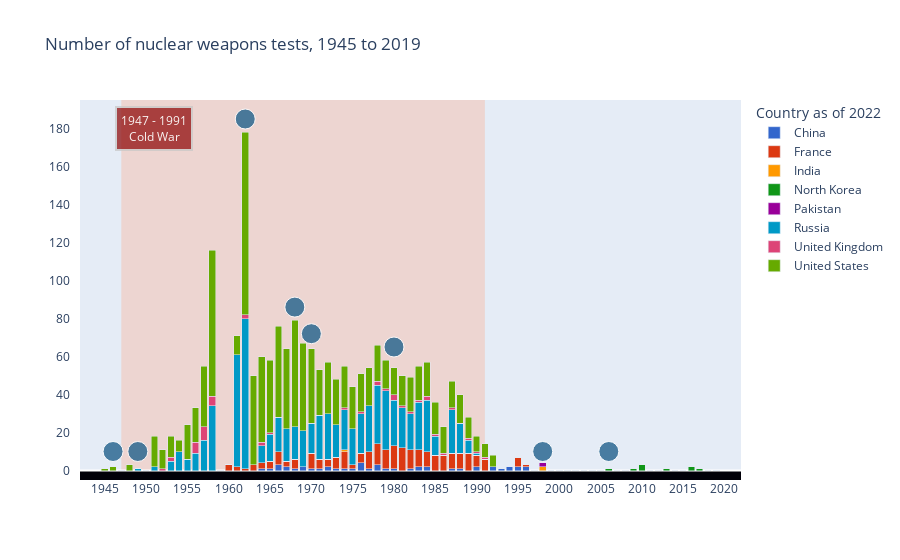

This figure's notebook cell:
### Code cell
#import streamlit as st
import pandas as pd
# import matplotlib.pyplot as plt
import plotly.express as px
import plotly.graph_objects as go
from urllib.request import urlopen
import json
from copy import deepcopy

#@st.cache
def load_data(path):
    df = pd.read_csv(path)
    return df

# Read in the data
# df_raw = load_data(path="data/share-of-individuals-using-the-internet.csv")
# df_int = deepcopy(df_raw)

df3 = pd.read_csv("data/nuclear_weapons_tests_states.csv")

# Add title and header
#st.title("Number of nuclear weapons tests, 1945 to 2019")
#st.caption("This interactive chart shows the number of nuclear weapons tests conducted since 1945. We can see that the Cold War was a very active period of nuclear weapons development. Although nuclear weapons were only ever used in warfare during the Second World War, there have been many tests conducted since then.")

# Setting up columns
# left_column, middle_column, right_column = st.columns([3, 1, 1])

# Plotting

fig3 = px.bar(
        data_frame=df3.sort_values(by=["country_name"]),
        x=df3["year"],
        y=df3["nuclear_weapons_tests"],
        color=df3["country_name"],
        barmode="stack",
        height=600,
        hover_name=df3["country_name"],
        #hover_data="Test <extra></extra>",
        #labels=,
        title="Number of nuclear weapons tests, 1945 to 2019",
        labels={"color": "Country as of 2022", "x": "", "y": ""},
        color_discrete_sequence=px.colors.qualitative.G10
    )

hovertemp="%{y}"

fig3.update_traces(hovertemplate=hovertemp)

fig3.update_layout(
    xaxis=dict(
        range=[1942,2022],
        ticklabelstep=5,
        tickangle=0,
        tickmode="linear",
        showgrid=False,
        #position=0,
        #anchor="free"
    ),
    yaxis=dict(
        #tickmode="linear",
        #tick0=20,
        #ticklabelstep=20,
        dtick=20,
        range=[-5,195],
        #showgrid=False,
        griddash="dot",
        gridcolor="DarkGrey",
        gridwidth=0.01,
        #ticklabelstep=20,
        tickson="boundaries",
        ticksuffix="   ",
        #minor=dict(
        #    dtick=0.1,
        #    tick0=20),
        #tickmode="auto"

))

#fig3.update_yaxes(ticksuffix = "   ")

########## Cold War ##########

fig3.add_vrect(
    x0="1947", x1="1991",
    fillcolor="LightSalmon", opacity=0.3,
    layer="below", line_width=0,
),

fig3.add_annotation(
        x=1951,
        y=180,
        xref="x",
        yref="y",
        text="1947 - 1991<br>Cold War",
        showarrow=False,
        font=dict(
            #family="Courier New, monospace",
            size=12,
            color="#ffffff"
            ),
        align="center",
        arrowhead=2,
        arrowsize=1,
        arrowwidth=2,
        arrowcolor="#636363",
        #ax=65,
        #ay=-80,
        bordercolor="#c7c7c7",
        borderwidth=2,
        borderpad=4,
        bgcolor="DarkRed",
        opacity=0.7
        )

fig3.add_hrect(
    y0=-5, y1=0,
    fillcolor="#010008", opacity=1,
    layer="below", line_width=0,
),

fig3.add_scatter(
    x=[1946],
    y=[10],
    name="1945",
    showlegend=False,
    hovertemplate="<b>1945:</b><br>Atomic bombings of Hiroshima and Nagasaki<extra></extra>",
    marker=dict(
        size=20,
        color="#21618C",
        opacity=0.8,
        line_color="white",
        line_width=1,
))

fig3.add_scatter(
    x=[1949],
    y=[10],
    name="1949",
    showlegend=False,
    hovertemplate="<b>1949:</b><br>First successful test by USSR<extra></extra>",
    marker=dict(
        size=20,
        color="#21618C",
        opacity=0.8,
        line_color="white",
        line_width=1,
))

fig3.add_scatter(
    x=[1962],
    y=[185],
    name="1962",
    showlegend=False,
    hovertemplate="<b>1962:</b><br>Cuban Missile Crisis<extra></extra>",
    marker=dict(
        size=20,
        color="#21618C",
        opacity=0.8,
        line_color="white",
        line_width=1,
))

fig3.add_scatter(
    x=[1968],
    y=[86],
    name="1968",
    showlegend=False,
    hovertemplate="<b>1968:</b><br>Non-Proliferation Treaty<extra></extra>",
    marker=dict(
        size=20,
        color="#21618C",
        opacity=0.8,
        line_color="white",
        line_width=1,
))

fig3.add_scatter(
    x=[1970],
    y=[72],
    name="1969",
    showlegend=False,
    hovertemplate="<b>1969:</b><br>Détente began in 1969, as a core element of the foreign policy<br>of president Richard Nixon and his top advisor Henry Kissinger. They wanted to end<br>the containment policy and gain friendlier relations with the USSR and China.<extra></extra>",
    marker=dict(
        size=20,
        color="#21618C",
        opacity=0.8,
        line_color="white",
        line_width=1,
))

fig3.add_scatter(
    x=[1980],
    y=[65],
    name="1979",
    showlegend=False,
    hovertemplate="<b>1979:</b><br>Cold War flares up after Soviet invasion of Afghanistan<extra></extra>",
    marker=dict(
        size=20,
        color="#21618C",
        opacity=0.8,
        line_color="white",
        line_width=1,
))

fig3.add_scatter(
    x=[1998],
    y=[10],
    name="1998",
    showlegend=False,
    hovertemplate="<b>1998:</b><br>India test detonated five nuclear weapons. Domestic pressure<br>within Pakistan began to build which resulted in detonating six nuclear weapons.<extra></extra>",
    marker=dict(
        size=20,
        color="#21618C",
        opacity=0.8,
        line_color="white",
        line_width=1,
))

fig3.add_scatter(
    x=[2006],
    y=[10],
    name="2006",
    showlegend=False,
    hovertemplate="<b>2006:</b><br>First successful test by North Korea<extra></extra>",
    marker=dict(
        size=20,
        color="#21618C",
        opacity=0.8,
        line_color="white",
        line_width=1,
))

fig3.show()

#st.plotly_chart(fig3)

# Widgets: checkbox (you can replace st.xx with st.sidebar.xx)

### Figure 1 — Plotly figure (JSON) as saved in the notebook; plotly's stock layout.template omitted (floating-point values rounded to 4 significant figures)
{"data": [{"alignmentgroup": "True", "hovertemplate": "%{y}", "hovertext": ["China", "China", "China", "China", "China", "China", "China", "China", "China", "China", "China", "China", "China", "China", "China", "China", "China", "China", "China", "China", "China", "China", "China", "China", "China", "China", "China", "China", "China", "China", "China", "China", "China", "China", "China", "China", "China", "China", "China", "China", "China", "China", "China", "China", "China", "China", "China", "China", "China", "China", "China", "China", "China", "China", "China", "China", "China", "China", "China", "China", "China", "China", "China", "China", "China", "China", "China", "China", "China", "China", "China", "China", "China", "China", "China"], "legendgroup": "China", "marker": {"color": "#3366CC", "pattern": {"shape": ""}}, "name": "China", "offsetgroup": "China", "orientation": "v", "showlegend": true, "textposition": "auto", "type": "bar", "x": [1945, 1946, 1947, 1948, 1949, 1950, 1951, 1952, 1953, 1954, 1955, 1956, 1957, 1958, 1959, 1960, 1961, 1962, 1963, 1964, 1965, 1966, 1967, 1968, 1969, 1970, 1971, 1972, 1973, 1974, 1975, 1976, 1977, 1978, 1979, 1980, 1981, 1982, 1983, 1984, 1985, 1986, 1987, 1988, 1989, 1990, 1991, 1992, 1993, 1994, 1995, 1996, 1997, 1998, 1999, 2000, 2001, 2002, 2003, 2004, 2005, 2006, 2007, 2008, 2009, 2010, 2011, 2012, 2013, 2014, 2015, 2016, 2017, 2018, 2019], "xaxis": "x", "y": [0, 0, 0, 0, 0, 0, 0, 0, 0, 0, 0, 0, 0, 0, 0, 0, 0, 0, 0, 1, 1, 3, 2, 1, 2, 1, 1, 2, 1, 1, 1, 4, 1, 3, 1, 1, 0, 1, 2, 2, 0, 0, 1, 1, 0, 2, 0, 2, 1, 2, 2, 2, 0, 0, 0, 0, 0, 0, 0, 0, 0, 0, 0, 0, 0, 0, 0, 0, 0, 0, 0, 0, 0, 0, 0], "yaxis": "y"}, {"alignmentgroup": "True", "hovertemplate": "%{y}", "hovertext": ["France", "France", "France", "France", "France", "France", "France", "France", "France", "France", "France", "France", "France", "France", "France", "France", "France", "France", "France", "France", "France", "France", "France", "France", "France", "France", "France", "France", "France", "France", "France", "France", "France", "France", "France", "France", "France", "France", "France", "France", "France", "France", "France", "France", "France", "France", "France", "France", "France", "France", "France", "France", "France", "France", "France", "France", "France", "France", "France", "France", "France", "France", "France", "France", "France", "France", "France", "France", "France", "France", "France", "France", "France", "France", "France"], "legendgroup": "France", "marker": {"color": "#DC3912", "pattern": {"shape": ""}}, "name": "France", "offsetgroup": "France", "orientation": "v", "showlegend": true, "textposition": "auto", "type": "bar", "x": [1945, 1946, 1947, 1948, 1949, 1950, 1951, 1952, 1953, 1954, 1955, 1956, 1957, 1958, 1959, 1960, 1961, 1962, 1963, 1964, 1965, 1966, 1967, 1968, 1969, 1970, 1971, 1972, 1973, 1974, 1975, 1976, 1977, 1978, 1979, 1980, 1981, 1982, 1983, 1984, 1985, 1986, 1987, 1988, 1989, 1990, 1991, 1992, 1993, 1994, 1995, 1996, 1997, 1998, 1999, 2000, 2001, 2002, 2003, 2004, 2005, 2006, 2007, 2008, 2009, 2010, 2011, 2012, 2013, 2014, 2015, 2016, 2017, 2018, 2019], "xaxis": "x", "y": [0, 0, 0, 0, 0, 0, 0, 0, 0, 0, 0, 0, 0, 0, 0, 3, 2, 1, 3, 3, 4, 7, 3, 5, 0, 8, 5, 4, 6, 9, 2, 5, 9, 11, 10, 12, 12, 10, 9, 8, 8, 8, 8, 8, 9, 6, 6, 0, 0, 0, 5, 1, 0, 0, 0, 0, 0, 0, 0, 0, 0, 0, 0, 0, 0, 0, 0, 0, 0, 0, 0, 0, 0, 0, 0], "yaxis": "y"}, {"alignmentgroup": "True", "hovertemplate": "%{y}", "hovertext": ["India", "India", "India", "India", "India", "India", "India", "India", "India", "India", "India", "India", "India", "India", "India", "India", "India", "India", "India", "India", "India", "India", "India", "India", "India", "India", "India", "India", "India", "India", "India", "India", "India", "India", "India", "India", "India", "India", "India", "India", "India", "India", "India", "India", "India", "India", "India", "India", "India", "India", "India", "India", "India", "India", "India", "India", "India", "India", "India", "India", "India", "India", "India", "India", "India", "India", "India", "India", "India", "India", "India", "India", "India", "India", "India"], "legendgroup": "India", "marker": {"color": "#FF9900", "pattern": {"shape": ""}}, "name": "India", "offsetgroup": "India", "orientation": "v", "showlegend": true, "textposition": "auto", "type": "bar", "x": [1945, 1946, 1947, 1948, 1949, 1950, 1951, 1952, 1953, 1954, 1955, 1956, 1957, 1958, 1959, 1960, 1961, 1962, 1963, 1964, 1965, 1966, 1967, 1968, 1969, 1970, 1971, 1972, 1973, 1974, 1975, 1976, 1977, 1978, 1979, 1980, 1981, 1982, 1983, 1984, 1985, 1986, 1987, 1988, 1989, 1990, 1991, 1992, 1993, 1994, 1995, 1996, 1997, 1998, 1999, 2000, 2001, 2002, 2003, 2004, 2005, 2006, 2007, 2008, 2009, 2010, 2011, 2012, 2013, 2014, 2015, 2016, 2017, 2018, 2019], "xaxis": "x", "y": [0, 0, 0, 0, 0, 0, 0, 0, 0, 0, 0, 0, 0, 0, 0, 0, 0, 0, 0, 0, 0, 0, 0, 0, 0, 0, 0, 0, 0, 1, 0, 0, 0, 0, 0, 0, 0, 0, 0, 0, 0, 0, 0, 0, 0, 0, 0, 0, 0, 0, 0, 0, 0, 2, 0, 0, 0, 0, 0, 0, 0, 0, 0, 0, 0, 0, 0, 0, 0, 0, 0, 0, 0, 0, 0], "yaxis": "y"}, {"alignmentgroup": "True", "hovertemplate": "%{y}", "hovertext": ["North Korea", "North Korea", "North Korea", "North Korea", "North Korea", "North Korea", "North Korea", "North Korea", "North Korea", "North Korea", "North Korea", "North Korea", "North Korea", "North Korea", "North Korea", "North Korea", "North Korea", "North Korea", "North Korea", "North Korea", "North Korea", "North Korea", "North Korea", "North Korea", "North Korea", "North Korea", "North Korea", "North Korea", "North Korea", "North Korea", "North Korea", "North Korea", "North Korea", "North Korea", "North Korea", "North Korea", "North Korea", "North Korea", "North Korea", "North Korea", "North Korea", "North Korea", "North Korea", "North Korea", "North Korea", "North Korea", "North Korea", "North Korea", "North Korea", "North Korea", "North Korea", "North Korea", "North Korea", "North Korea", "North Korea", "North Korea", "North Korea", "North Korea", "North Korea", "North Korea", "North Korea", "North Korea", "North Korea", "North Korea", "North Korea", "North Korea", "North Korea", "North Korea", "North Korea", "North Korea", "North Korea", "North Korea", "North Korea", "North Korea", "North Korea"], "legendgroup": "North Korea", "marker": {"color": "#109618", "pattern": {"shape": ""}}, "name": "North Korea", "offsetgroup": "North Korea", "orientation": "v", "showlegend": true, "textposition": "auto", "type": "bar", "x": [1945, 1946, 1947, 1948, 1949, 1950, 1951, 1952, 1953, 1954, 1955, 1956, 1957, 1958, 1959, 1960, 1961, 1962, 1963, 1964, 1965, 1966, 1967, 1968, 1969, 1970, 1971, 1972, 1973, 1974, 1975, 1976, 1977, 1978, 1979, 1980, 1981, 1982, 1983, 1984, 1985, 1986, 1987, 1988, 1989, 1990, 1991, 1992, 1993, 1994, 1995, 1996, 1997, 1998, 1999, 2000, 2001, 2002, 2003, 2004, 2005, 2006, 2007, 2008, 2009, 2010, 2011, 2012, 2013, 2014, 2015, 2016, 2017, 2018, 2019], "xaxis": "x", "y": [0, 0, 0, 0, 0, 0, 0, 0, 0, 0, 0, 0, 0, 0, 0, 0, 0, 0, 0, 0, 0, 0, 0, 0, 0, 0, 0, 0, 0, 0, 0, 0, 0, 0, 0, 0, 0, 0, 0, 0, 0, 0, 0, 0, 0, 0, 0, 0, 0, 0, 0, 0, 0, 0, 0, 0, 0, 0, 0, 0, 0, 1, 0, 0, 1, 3, 0, 0, 1, 0, 0, 2, 1, 0, 0], "yaxis": "y"}, {"alignmentgroup": "True", "hovertemplate": "%{y}", "hovertext": ["Pakistan", "Pakistan", "Pakistan", "Pakistan", "Pakistan", "Pakistan", "Pakistan", "Pakistan", "Pakistan", "Pakistan", "Pakistan", "Pakistan", "Pakistan", "Pakistan", "Pakistan", "Pakistan", "Pakistan", "Pakistan", "Pakistan", "Pakistan", "Pakistan", "Pakistan", "Pakistan", "Pakistan", "Pakistan", "Pakistan", "Pakistan", "Pakistan", "Pakistan", "Pakistan", "Pakistan", "Pakistan", "Pakistan", "Pakistan", "Pakistan", "Pakistan", "Pakistan", "Pakistan", "Pakistan", "Pakistan", "Pakistan", "Pakistan", "Pakistan", "Pakistan", "Pakistan", "Pakistan", "Pakistan", "Pakistan", "Pakistan", "Pakistan", "Pakistan", "Pakistan", "Pakistan", "Pakistan", "Pakistan", "Pakistan", "Pakistan", "Pakistan", "Pakistan", "Pakistan", "Pakistan", "Pakistan", "Pakistan", "Pakistan", "Pakistan", "Pakistan", "Pakistan", "Pakistan", "Pakistan", "Pakistan", "Pakistan", "Pakistan", "Pakistan", "Pakistan", "Pakistan"], "legendgroup": "Pakistan", "marker": {"color": "#990099", "pattern": {"shape": ""}}, "name": "Pakistan", "offsetgroup": "Pakistan", "orientation": "v", "showlegend": true, "textposition": "auto", "type": "bar", "x": [1945, 1946, 1947, 1948, 1949, 1950, 1951, 1952, 1953, 1954, 1955, 1956, 1957, 1958, 1959, 1960, 1961, 1962, 1963, 1964, 1965, 1966, 1967, 1968, 1969, 1970, 1971, 1972, 1973, 1974, 1975, 1976, 1977, 1978, 1979, 1980, 1981, 1982, 1983, 1984, 1985, 1986, 1987, 1988, 1989, 1990, 1991, 1992, 1993, 1994, 1995, 1996, 1997, 1998, 1999, 2000, 2001, 2002, 2003, 2004, 2005, 2006, 2007, 2008, 2009, 2010, 2011, 2012, 2013, 2014, 2015, 2016, 2017, 2018, 2019], "xaxis": "x", "y": [0, 0, 0, 0, 0, 0, 0, 0, 0, 0, 0, 0, 0, 0, 0, 0, 0, 0, 0, 0, 0, 0, 0, 0, 0, 0, 0, 0, 0, 0, 0, 0, 0, 0, 0, 0, 0, 0, 0, 0, 0, 0, 0, 0, 0, 0, 0, 0, 0, 0, 0, 0, 0, 2, 0, 0, 0, 0, 0, 0, 0, 0, 0, 0, 0, 0, 0, 0, 0, 0, 0, 0, 0, 0, 0], "yaxis": "y"}, {"alignmentgroup": "True", "hovertemplate": "%{y}", "hovertext": ["Russia", "Russia", "Russia", "Russia", "Russia", "Russia", "Russia", "Russia", "Russia", "Russia", "Russia", "Russia", "Russia", "Russia", "Russia", "Russia", "Russia", "Russia", "Russia", "Russia", "Russia", "Russia", "Russia", "Russia", "Russia", "Russia", "Russia", "Russia", "Russia", "Russia", "Russia", "Russia", "Russia", "Russia", "Russia", "Russia", "Russia", "Russia", "Russia", "Russia", "Russia", "Russia", "Russia", "Russia", "Russia", "Russia", "Russia", "Russia", "Russia", "Russia", "Russia", "Russia", "Russia", "Russia", "Russia", "Russia", "Russia", "Russia", "Russia", "Russia", "Russia", "Russia", "Russia", "Russia", "Russia", "Russia", "Russia", "Russia", "Russia", "Russia", "Russia", "Russia", "Russia", "Russia", "Russia"], "legendgroup": "Russia", "marker": {"color": "#0099C6", "pattern": {"shape": ""}}, "name": "Russia", "offsetgroup": "Russia", "orientation": "v", "showlegend": true, "textposition": "auto", "type": "bar", "x": [1945, 1946, 1947, 1948, 1949, 1950, 1951, 1952, 1953, 1954, 1955, 1956, 1957, 1958, 1959, 1960, 1961, 1962, 1963, 1964, 1965, 1966, 1967, 1968, 1969, 1970, 1971, 1972, 1973, 1974, 1975, 1976, 1977, 1978, 1979, 1980, 1981, 1982, 1983, 1984, 1985, 1986, 1987, 1988, 1989, 1990, 1991, 1992, 1993, 1994, 1995, 1996, 1997, 1998, 1999, 2000, 2001, 2002, 2003, 2004, 2005, 2006, 2007, 2008, 2009, 2010, 2011, 2012, 2013, 2014, 2015, 2016, 2017, 2018, 2019], "xaxis": "x", "y": [0, 0, 0, 0, 1, 0, 2, 0, 5, 10, 6, 9, 16, 34, 0, 0, 59, 79, 0, 9, 14, 18, 17, 17, 19, 16, 23, 24, 17, 21, 19, 21, 24, 31, 31, 24, 21, 19, 25, 27, 10, 0, 23, 16, 7, 1, 0, 0, 0, 0, 0, 0, 0, 0, 0, 0, 0, 0, 0, 0, 0, 0, 0, 0, 0, 0, 0, 0, 0, 0, 0, 0, 0, 0, 0], "yaxis": "y"}, {"alignmentgroup": "True", "hovertemplate": "%{y}", "hovertext": ["United Kingdom", "United Kingdom", "United Kingdom", "United Kingdom", "United Kingdom", "United Kingdom", "United Kingdom", "United Kingdom", "United Kingdom", "United Kingdom", "United Kingdom", "United Kingdom", "United Kingdom", "United Kingdom", "United Kingdom", "United Kingdom", "United Kingdom", "United Kingdom", "United Kingdom", "United Kingdom", "United Kingdom", "United Kingdom", "United Kingdom", "United Kingdom", "United Kingdom", "United Kingdom", "United Kingdom", "United Kingdom", "United Kingdom", "United Kingdom", "United Kingdom", "United Kingdom", "United Kingdom", "United Kingdom", "United Kingdom", "United Kingdom", "United Kingdom", "United Kingdom", "United Kingdom", "United Kingdom", "United Kingdom", "United Kingdom", "United Kingdom", "United Kingdom", "United Kingdom", "United Kingdom", "United Kingdom", "United Kingdom", "United Kingdom", "United Kingdom", "United Kingdom", "United Kingdom", "United Kingdom", "United Kingdom", "United Kingdom", "United Kingdom", "United Kingdom", "United Kingdom", "United Kingdom", "United Kingdom", "United Kingdom", "United Kingdom", "United Kingdom", "United Kingdom", "United Kingdom", "United Kingdom", "United Kingdom", "United Kingdom", "United Kingdom", "United Kingdom", "United Kingdom", "United Kingdom", "United Kingdom", "United Kingdom", "United Kingdom"], "legendgroup": "United Kingdom", "marker": {"color": "#DD4477", "pattern": {"shape": ""}}, "name": "United Kingdom", "offsetgroup": "United Kingdom", "orientation": "v", "showlegend": true, "textposition": "auto", "type": "bar", "x": [1945, 1946, 1947, 1948, 1949, 1950, 1951, 1952, 1953, 1954, 1955, 1956, 1957, 1958, 1959, 1960, 1961, 1962, 1963, 1964, 1965, 1966, 1967, 1968, 1969, 1970, 1971, 1972, 1973, 1974, 1975, 1976, 1977, 1978, 1979, 1980, 1981, 1982, 1983, 1984, 1985, 1986, 1987, 1988, 1989, 1990, 1991, 1992, 1993, 1994, 1995, 1996, 1997, 1998, 1999, 2000, 2001, 2002, 2003, 2004, 2005, 2006, 2007, 2008, 2009, 2010, 2011, 2012, 2013, 2014, 2015, 2016, 2017, 2018, 2019], "xaxis": "x", "y": [0, 0, 0, 0, 0, 0, 0, 1, 2, 0, 0, 6, 7, 5, 0, 0, 0, 2, 0, 2, 1, 0, 0, 0, 0, 0, 0, 0, 0, 1, 0, 1, 0, 2, 1, 3, 1, 1, 1, 2, 1, 1, 1, 0, 1, 1, 1, 0, 0, 0, 0, 0, 0, 0, 0, 0, 0, 0, 0, 0, 0, 0, 0, 0, 0, 0, 0, 0, 0, 0, 0, 0, 0, 0, 0], "yaxis": "y"}, {"alignmentgroup": "True", "hovertemplate": "%{y}", "hovertext": ["United States", "United States", "United States", "United States", "United States", "United States", "United States", "United States", "United States", "United States", "United States", "United States", "United States", "United States", "United States", "United States", "United States", "United States", "United States", "United States", "United States", "United States", "United States", "United States", "United States", "United States", "United States", "United States", "United States", "United States", "United States", "United States", "United States", "United States", "United States", "United States", "United States", "United States", "United States", "United States", "United States", "United States", "United States", "United States", "United States", "United States", "United States", "United States", "United States", "United States", "United States", "United States", "United States", "United States", "United States", "United States", "United States", "United States", "United States", "United States", "United States", "United States", "United States", "United States", "United States", "United States", "United States", "United States", "United States", "United States", "United States", "United States", "United States", "United States", "United States"], "legendgroup": "United States", "marker": {"color": "#66AA00", "pattern": {"shape": ""}}, "name": "United States", "offsetgroup": "United States", "orientation": "v", "showlegend": true, "textposition": "auto", "type": "bar", "x": [1945, 1946, 1947, 1948, 1949, 1950, 1951, 1952, 1953, 1954, 1955, 1956, 1957, 1958, 1959, 1960, 1961, 1962, 1963, 1964, 1965, 1966, 1967, 1968, 1969, 1970, 1971, 1972, 1973, 1974, 1975, 1976, 1977, 1978, 1979, 1980, 1981, 1982, 1983, 1984, 1985, 1986, 1987, 1988, 1989, 1990, 1991, 1992, 1993, 1994, 1995, 1996, 1997, 1998, 1999, 2000, 2001, 2002, 2003, 2004, 2005, 2006, 2007, 2008, 2009, 2010, 2011, 2012, 2013, 2014, 2015, 2016, 2017, 2018, 2019], "xaxis": "x", "y": [1, 2, 0, 3, 0, 0, 16, 10, 11, 6, 18, 18, 32, 77, 0, 0, 10, 96, 47, 45, 38, 48, 42, 56, 46, 39, 24, 27, 24, 22, 22, 20, 20, 19, 15, 14, 16, 18, 18, 18, 17, 14, 14, 15, 11, 8, 7, 6, 0, 0, 0, 0, 0, 0, 0, 0, 0, 0, 0, 0, 0, 0, 0, 0, 0, 0, 0, 0, 0, 0, 0, 0, 0, 0, 0], "yaxis": "y"}, {"hovertemplate": "<b>1945:</b><br>Atomic bombings of Hiroshima and Nagasaki<extra></extra>", "marker": {"color": "#21618C", "line": {"color": "white", "width": 1}, "opacity": 0.8, "size": 20}, "name": "1945", "showlegend": false, "type": "scatter", "x": [1946], "y": [10]}, {"hovertemplate": "<b>1949:</b><br>First successful test by USSR<extra></extra>", "marker": {"color": "#21618C", "line": {"color": "white", "width": 1}, "opacity": 0.8, "size": 20}, "name": "1949", "showlegend": false, "type": "scatter", "x": [1949], "y": [10]}, {"hovertemplate": "<b>1962:</b><br>Cuban Missile Crisis<extra></extra>", "marker": {"color": "#21618C", "line": {"color": "white", "width": 1}, "opacity": 0.8, "size": 20}, "name": "1962", "showlegend": false, "type": "scatter", "x": [1962], "y": [185]}, {"hovertemplate": "<b>1968:</b><br>Non-Proliferation Treaty<extra></extra>", "marker": {"color": "#21618C", "line": {"color": "white", "width": 1}, "opacity": 0.8, "size": 20}, "name": "1968", "showlegend": false, "type": "scatter", "x": [1968], "y": [86]}, {"hovertemplate": "<b>1969:</b><br>Détente began in 1969, as a core element of the foreign policy<br>of president Richard Nixon and his top advisor Henry Kissinger. They wanted to end<br>the containment policy and gain friendlier relations with the USSR and China.<extra></extra>", "marker": {"color": "#21618C", "line": {"color": "white", "width": 1}, "opacity": 0.8, "size": 20}, "name": "1969", "showlegend": false, "type": "scatter", "x": [1970], "y": [72]}, {"hovertemplate": "<b>1979:</b><br>Cold War flares up after Soviet invasion of Afghanistan<extra></extra>", "marker": {"color": "#21618C", "line": {"color": "white", "width": 1}, "opacity": 0.8, "size": 20}, "name": "1979", "showlegend": false, "type": "scatter", "x": [1980], "y": [65]}, {"hovertemplate": "<b>1998:</b><br>India test detonated five nuclear weapons. Domestic pressure<br>within Pakistan began to build which resulted in detonating six nuclear weapons.<extra></extra>", "marker": {"color": "#21618C", "line": {"color": "white", "width": 1}, "opacity": 0.8, "size": 20}, "name": "1998", "showlegend": false, "type": "scatter", "x": [1998], "y": [10]}, {"hovertemplate": "<b>2006:</b><br>First successful test by North Korea<extra></extra>", "marker": {"color": "#21618C", "line": {"color": "white", "width": 1}, "opacity": 0.8, "size": 20}, "name": "2006", "showlegend": false, "type": "scatter", "x": [2006], "y": [10]}], "layout": {"annotations": [{"align": "center", "arrowcolor": "#636363", "arrowhead": 2, "arrowsize": 1, "arrowwidth": 2, "bgcolor": "DarkRed", "bordercolor": "#c7c7c7", "borderpad": 4, "borderwidth": 2, "font": {"color": "#ffffff", "size": 12}, "opacity": 0.7, "showarrow": false, "text": "1947 - 1991<br>Cold War", "x": 1951, "xref": "x", "y": 180, "yref": "y"}], "autosize": true, "barmode": "stack", "legend": {"title": {"text": "Country as of 2022"}, "tracegroupgap": 0}, "shapes": [{"fillcolor": "LightSalmon", "layer": "below", "line": {"width": 0}, "opacity": 0.3, "type": "rect", "x0": "1947", "x1": "1991", "xref": "x", "y0": 0, "y1": 1, "yref": "y domain"}, {"fillcolor": "#010008", "layer": "below", "line": {"width": 0}, "opacity": 1, "type": "rect", "x0": 0, "x1": 1, "xref": "x domain", "y0": -5, "y1": 0, "yref": "y"}], "title": {"text": "Number of nuclear weapons tests, 1945 to 2019"}, "xaxis": {"anchor": "y", "domain": [0, 1], "range": [1942, 2022], "showgrid": false, "tickangle": 0, "ticklabelstep": 5, "tickmode": "linear", "title": {"text": ""}, "type": "linear"}, "yaxis": {"anchor": "x", "domain": [0, 1], "dtick": 20, "gridcolor": "DarkGrey", "griddash": "dot", "gridwidth": 0.01, "range": [-5, 195], "tickson": "boundaries", "ticksuffix": "   ", "title": {"text": ""}, "type": "linear"}}}
